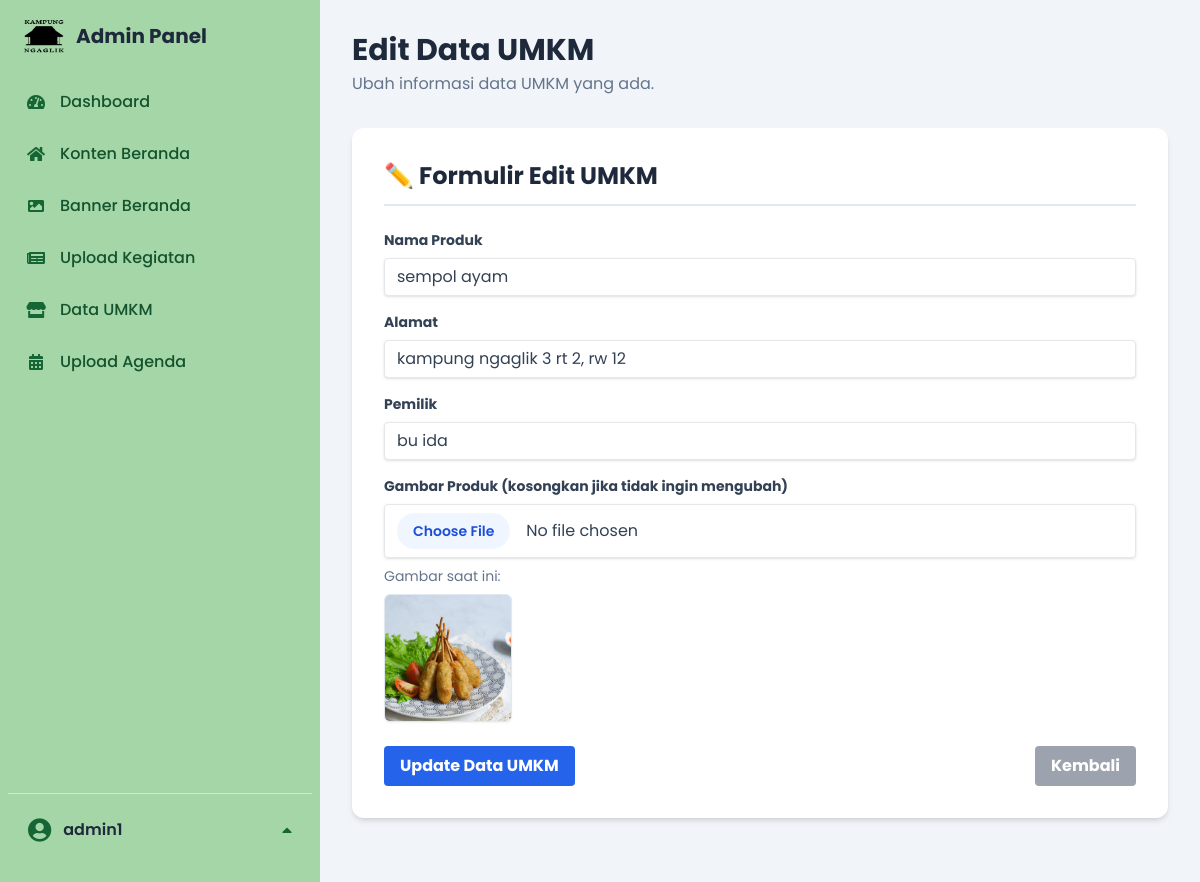
The app's page /admin/edit_umkm.php?id=12 (signed in) with its own data.
### tables this page shows
CREATE TABLE `umkm` (
  `id` int NOT NULL,
  `nama_produk` varchar(100) DEFAULT NULL,
  `alamat` varchar(255) DEFAULT NULL,
  `pemilik` varchar(100) DEFAULT NULL,
  `gambar` varchar(255) DEFAULT NULL,
  `created_at` timestamp NULL DEFAULT CURRENT_TIMESTAMP
);

### admin/edit_umkm.php (the view, shortened to what this page needs)
<?php
include '../koneksi/koneksi.php';
include 'header.php';
$id = mysqli_real_escape_string($conn, $_GET['id']);
$query = $conn->query("SELECT * FROM umkm WHERE id = $id");
$data = $query->fetch_assoc();
?>
<div class="header-title mb-8">
    <h1 class="text-3xl font-bold text-slate-800">
        Edit Data UMKM
    </h1>
    <p class="text-slate-500 mt-1">Ubah informasi data UMKM yang ada.</p>
</div>
<div class="bg-white p-6 sm:p-8 rounded-xl shadow-md mb-8">
    <h2 class="text-2xl font-bold text-slate-800 mb-6 border-b-2 border-slate-200 pb-3">✏️ Formulir Edit UMKM</h2>
    <form action="proses/proses_edit_umkm.php" method="POST" enctype="multipart/form-data">
        <div class="mb-4">
            <label for="nama_produk" class="block text-slate-700 text-sm font-bold mb-2">Nama Produk</label>
            <input type="text" id="nama_produk" name="nama_produk" value="<?= htmlspecialchars($data['nama_produk']) ?>" placeholder="Masukkan nama produk" required
                   class="shadow appearance-none border rounded w-full py-2 px-3 text-slate-700 leading-tight focus:outline-none focus:shadow-outline focus:border-blue-500 transition duration-150 ease-in-out">
        </div>
        <div class="mb-4">
            <label for="alamat" class="block text-slate-700 text-sm font-bold mb-2">Alamat</label>
            <input type="text" id="alamat" name="alamat" value="<?= htmlspecialchars($data['alamat']) ?>" placeholder="Masukkan alamat UMKM" required
                   class="shadow appearance-none border rounded w-full py-2 px-3 text-slate-700 leading-tight focus:outline-none focus:shadow-outline focus:border-blue-500 transition duration-150 ease-in-out">
        </div>
        <div class="mb-4">
            <label for="pemilik" class="block text-slate-700 text-sm font-bold mb-2">Pemilik</label>
            <input type="text" id="pemilik" name="pemilik" value="<?= htmlspecialchars($data['pemilik']) ?>" placeholder="Masukkan nama pemilik" required
                   class="shadow appearance-none border rounded w-full py-2 px-3 text-slate-700 leading-tight focus:outline-none focus:shadow-outline focus:border-blue-500 transition duration-150 ease-in-out">
        </div>
        <div class="mb-6">
            <label for="gambar" class="block text-slate-700 text-sm font-bold mb-2">Gambar Produk (kosongkan jika tidak ingin mengubah)</label>
            <input type="file" id="gambar" name="gambar" accept="image/jpeg,image/png,image/webp"
                   class="shadow appearance-none border rounded w-full py-2 px-3 text-slate-700 leading-tight focus:outline-none focus:shadow-outline focus:border-blue-500 transition duration-150 ease-in-out file:mr-4 file:py-2 file:px-4 file:rounded-full file:border-0 file:text-sm file:font-semibold file:bg-blue-50 file:text-blue-700 hover:file:bg-blue-100">
            <p class="text-sm text-slate-500 mt-2">Gambar saat ini:</p>
            <img src="../image/<?= htmlspecialchars($data['gambar']) ?>" alt="Gambar UMKM" class="w-32 h-32 object-cover rounded-md shadow-sm border border-slate-200 mt-2">
        </div>
        <div class="flex items-center justify-between">
            <button type="submit" class="bg-blue-600 hover:bg-blue-700 text-white font-bold py-2 px-4 rounded focus:outline-none focus:shadow-outline transition duration-150 ease-in-out">
                Update Data UMKM
            </button>
            <a href="umkm.php" class="bg-gray-400 hover:bg-gray-500 text-white font-bold py-2 px-4 rounded focus:outline-none focus:shadow-outline transition duration-150 ease-in-out">
                Kembali
            </a>
        </div>
    </form>
</div>
</main>
</div>
</body>
</html>

### admin/header.php (style rules this page uses)
body, .main-content { font-family: 'Poppins', sans-serif; }

### records on screen
umkm: nama_produk "sempol ayam", alamat "kampung ngaglik 3 rt 2, rw 12", pemilik "bu ida", gambar (picture)

### other values on screen
$item['title'] "Dashboard"
$item['title'] "Konten Beranda"
$item['title'] "Banner Beranda"
$item['title'] "Upload Kegiatan"
$item['title'] "Data UMKM"
$item['title'] "Upload Agenda"
$_SESSION['admin_name'] "admin1"
